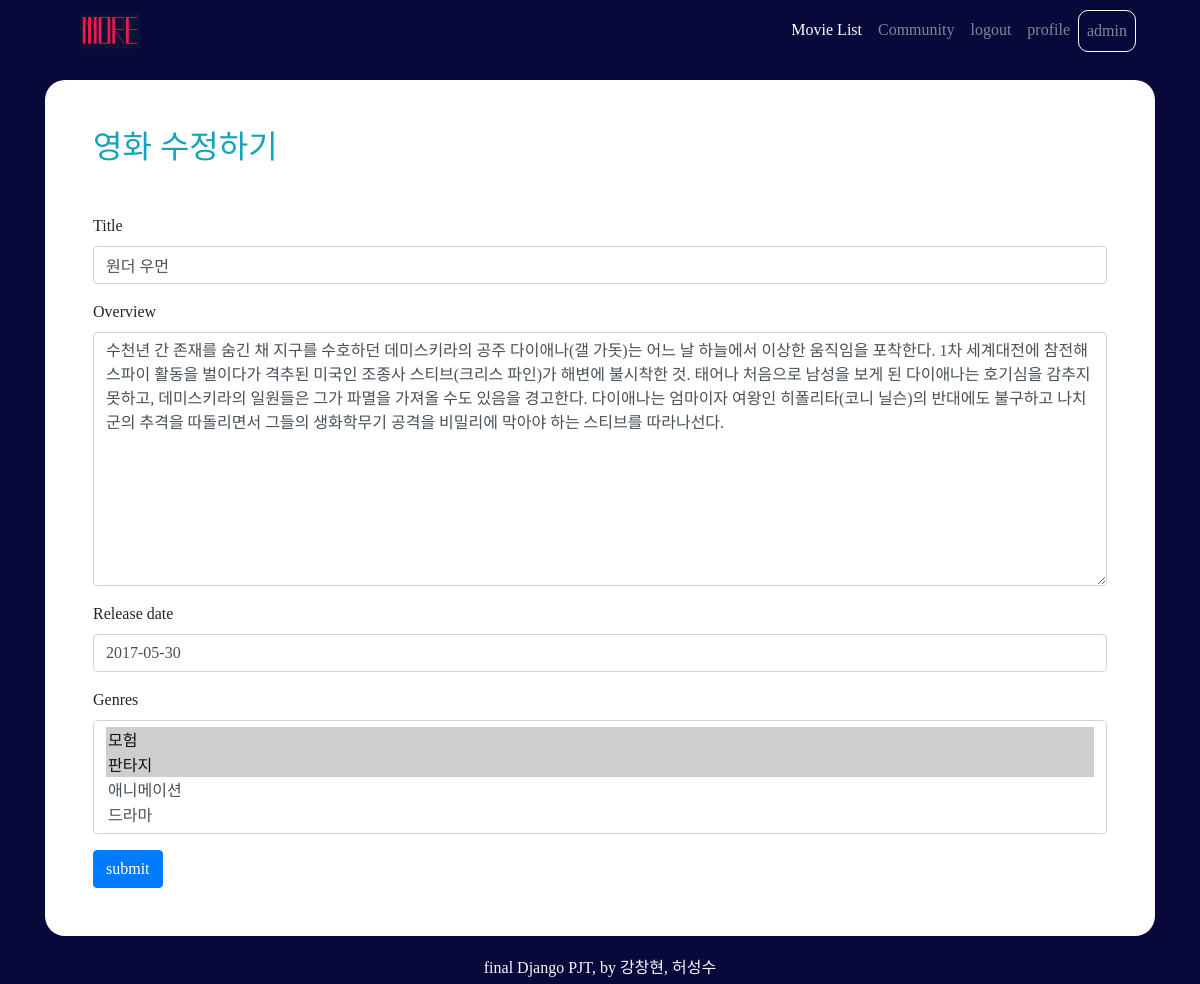
Page /movies/119/update/ (signed in) on the committed database.
### accounts/models.py (models this page shows)
class User(AbstractUser):
    followers = models.ManyToManyField(settings.AUTH_USER_MODEL,related_name='followings')

### movies/models.py (models this page shows, shortened)
class Movie(models.Model):
    title = models.CharField(max_length=100)
    poster_path = models.CharField(max_length=150, default='')
    movie_id = models.IntegerField()
    voteavg = models.IntegerField(default=0)
    overview = models.TextField(default='')
    original_title = models.CharField(max_length=100, null=True)
    release_date = models.CharField(max_length=50)
    actors = models.ManyToManyField(Actor, related_name = 'movie_actor')
    genres = models.ManyToManyField(Genre, related_name = 'movie_genre')
    like_users = models.ManyToManyField(settings.AUTH_USER_MODEL, related_name="like_movies", blank=True)

### movies/views.py (the view)
# urls.py: path('<int:pk>/update/', views.movie_update, name='movie_update'),
@user_passes_test(lambda u: u.is_superuser)
@login_required
def movie_update(request, pk):
    movie = get_object_or_404(Movie, pk=pk)
    if request.method == 'POST':
        form = MovieForm(request.POST, instance=movie)
        if form.is_valid():
            form.save()
            return redirect('movies:movie_detail', movie.pk)
    else:
        form = MovieForm(instance=movie)
    context = {
        'form': form
    }
    return render(request, 'movies/form.html', context)

### movies/forms.py
class MovieForm(forms.ModelForm):
    class Meta:
        model = Movie
        fields = ('title', 'overview', 'release_date', 'genres')

### movies/models.py (called while the page is built)
    def __str__ (self):
        return self.name

### movies/templates/movies/form.html (shortened to what this page needs)
{% extends 'base.html' %}
{% load bootstrap4 %}
{% block content %}
<div class='bg-white my-3 container p-5' style="border-radius: 20px;">
    {% if request.resolver_match.url_name == 'movie_create' %}
        <h2 class='mb-5 text-info'>새 영화 등록하기</h2>
    {% else %}
        <h2 class='mb-5 text-info'>영화 수정하기</h2>
    {% endif %}
    <form action="" method="POST" enctype="multipart/form-data">
        {% bootstrap_form form %}
        <button class='btn btn-primary'>submit</button>
    </form>
</div>
{% endblock %}

### templates/base.html (shortened to what this page needs)
<!DOCTYPE html>
{% load bootstrap4 %}
<html lang="ko">
<head>
    <link rel="stylesheet" href="https://stackpath.bootstrapcdn.com/bootstrap/4.4.1/css/bootstrap.min.css">
    <link rel="stylesheet" href="https://use.fontawesome.com/releases/v5.13.0/css/all.css">
</head>
<body>
    <nav class="navbar fixed-top navbar-expand-lg navbar-dark mx-5 pt-2">
        <a class="navbar-brand ml-3" href="{% url 'movies:index' %}">
          <img src="/media/logo.jpg" width="60" height="36" class="d-inline-block align-top" alt="" loading="lazy">
        </a>
      <div class="collapse navbar-collapse" id="navbarNav">
        <ul class="navbar-nav ml-auto">
          <li class="nav-item active ml-auto">
            <a class="nav-link" href="{% url 'movies:index' %}">Movie List <span class="sr-only">(current)</span></a>
          </li>
          <li class="nav-item ml-auto">
            <a class="nav-link" href="{% url 'movies:community' %}">Community</a>
          </li>
          <li class="nav-item ml-auto">
            {% if request.user.is_authenticated %}
            <a class="nav-link" href="{% url 'accounts:logout' %}">logout </a>
          </li>
          <li class="nav-item ml-auto">
            <a class="nav-link" href="{% url 'accounts:detail' request.user.username %}">profile</a>
          </li>
          <li class="nav-item ml-auto">
            <a class="nav-link" href="{% url 'accounts:detail' request.user.username %}"
              style=" border: 1px solid white; border-radius: 10px;">{{ request.user.username }}</a>
          </li>
          {% endif %}
        </ul>
      </div>
    </nav>
    <div class='container mt-3 pt-5'>
        {% block content %}
        {% endblock %}
    </div>
</body>
<footer class="fixed-bottom text-center text-light d-flex justify-content-center align-items-center pt-1">
    <p class="mb-1">final Django PJT, by 강창현, 허성수</p>
</footer>
</html>

### templates/base.html (style rules this page uses)
body, footer, nav { background-color: rgb(8, 8, 59); font-family: 'MaplestoryOTFBold'; }

### rows in the picture
User: user.username "admin"
Movie: title "원더 우먼", overview "수천년 간 존재를 숨긴 채 지구를 수호하던 데미스키라의 공주 다이애나(갤 가돗)는 어느 날 하늘에서 이상한 움직임을 포착한다. 1차 세계대전에 참전해 스파이 활동을 벌이다가 격추된 미국인 조종사 스티브(크리스 파인)가 해변에 불시착한 것. 태어나 처음으로 남성을 보게 된 다이애나는 호기심을 감추지 못하고, 데미스키라의 일원들은 그가 파멸을 가져올 수도 있음을 경고한다. 다이애나는 엄마이자 여왕인 히폴리타(코니 닐슨)의 반대에도 불구하고 나치군의 추격을 따돌리면서 그들의 생화학무기 공격을 비밀리에 막아야 하는 스티브를 따라나선다.", release_date "2017-05-30"
